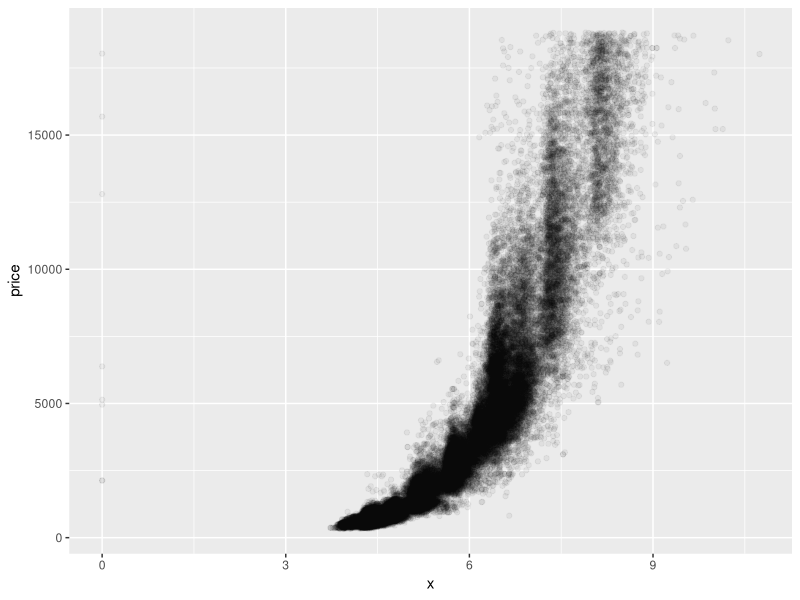
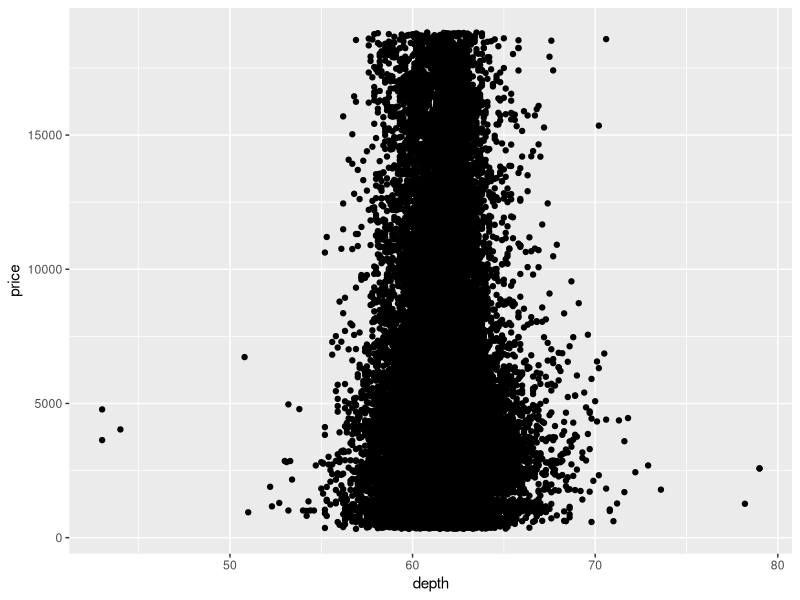
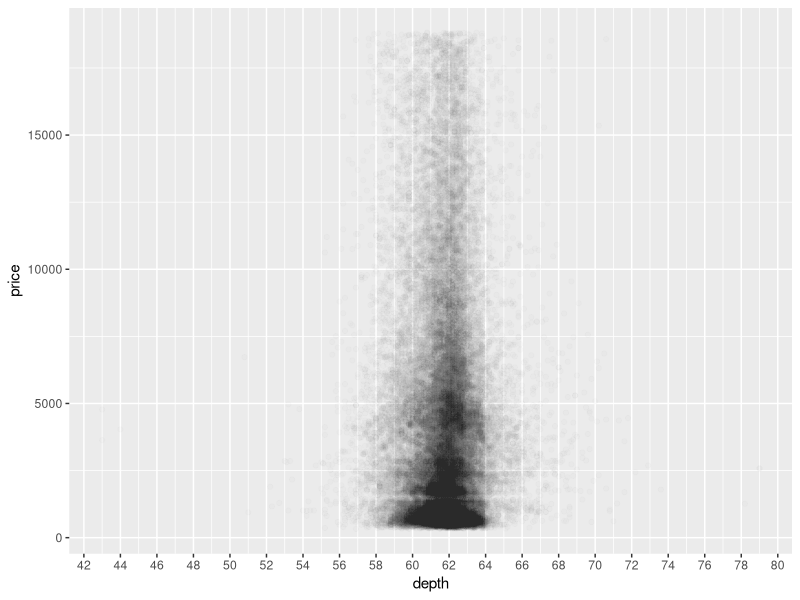
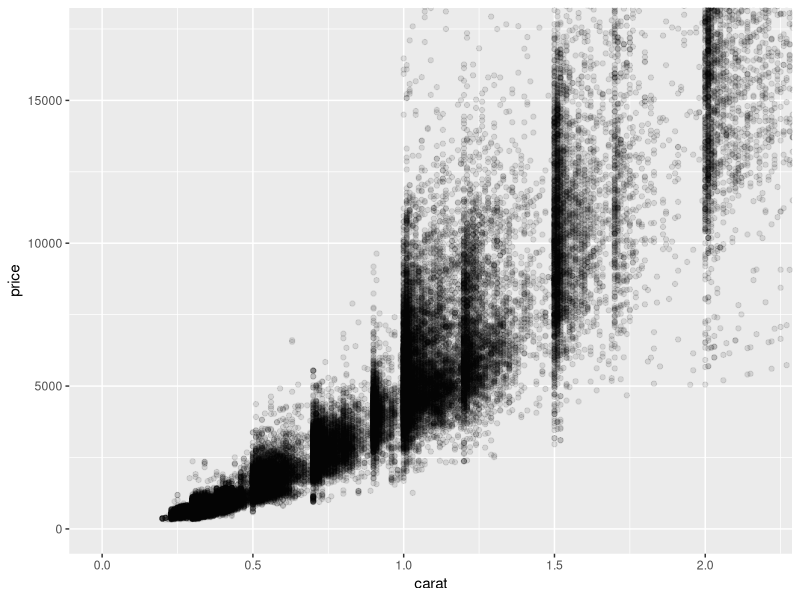
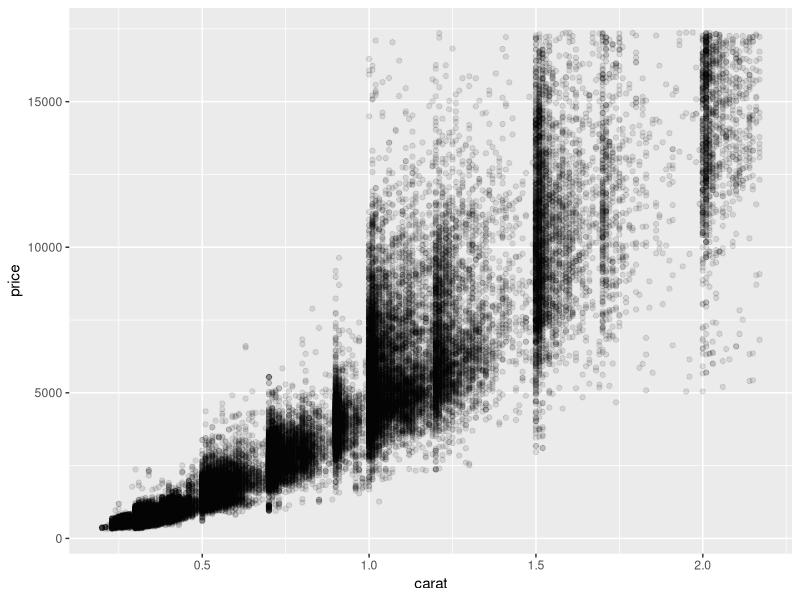
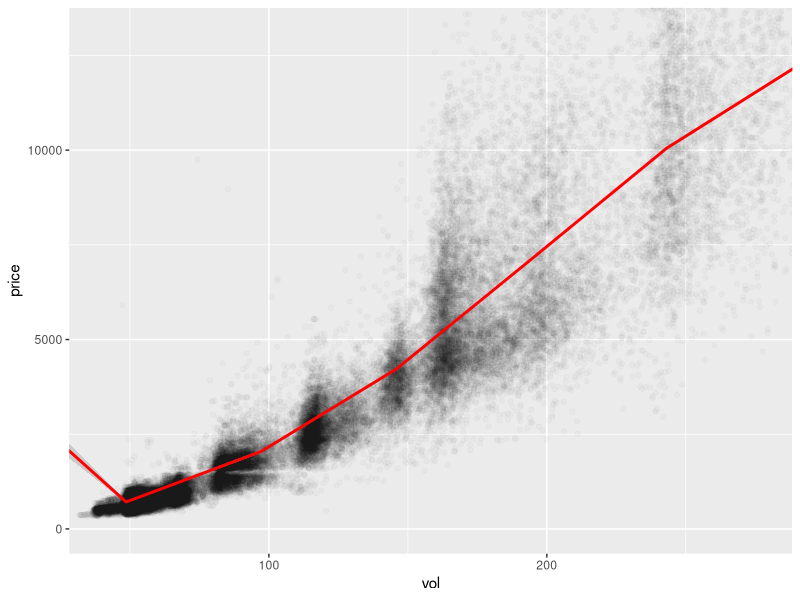
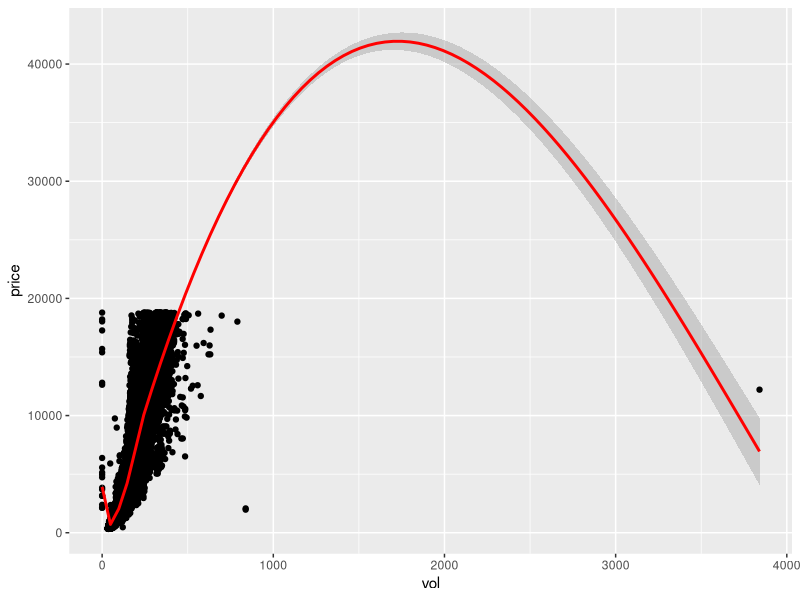
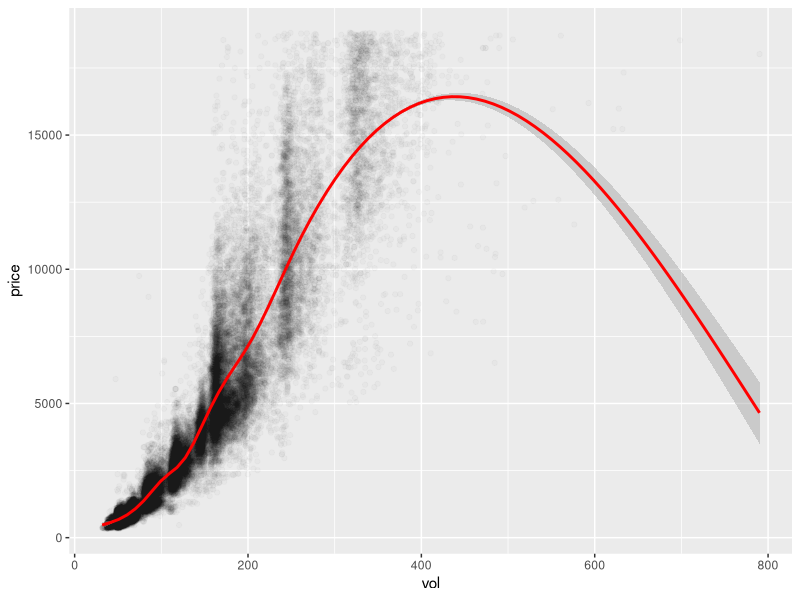

Generate these figures, in order, with R: (Note: this script raises an error after producing the figures.)
## ---- chunk 1
# You need to run these commands each time you launch RStudio to access the diamonds data set. RStudio won't remember which packages and data sets you loaded unless you change your preferences or save your workspace. 
setwd("~/Desktop/Nanodegrees/Data Analyst/Task 4/Data Analysis with R/Explore Two Variables/Files/")
library(ggplot2) # must load the ggplot package first 
data(diamonds) # loads the diamonds data set since it comes with the ggplot package 
#summary(diamonds)

ggplot(aes(x, price), data = diamonds) +
  geom_point(alpha = 0.05)
## ---- chunk 2
# Betwen price and x
with(diamonds, cor.test(price, x, method = 'pearson'))

# Betwen price and y
with(diamonds, cor.test(price, y, method = 'pearson'))

# Betwen price and z
with(diamonds, cor.test(price, z, method = 'pearson'))
## ---- chunk 3
names(diamonds)

ggplot(aes(x = depth, y = price), data = diamonds) +
  geom_point()
## ---- chunk 4
ggplot(aes(x = depth, y = price), data = diamonds) +
  geom_point(alpha = 0.01) + 
  scale_x_continuous(breaks = seq(0,80,2))
## ---- chunk 5
# Correlation of depth vs price
with(diamonds, cor.test(depth, price, method = 'pearson'))
## ---- chunk 6
ggplot(aes(carat, price), data = diamonds) +
  geom_point(alpha = 0.1) +
  coord_cartesian(xlim = c(0, quantile(diamonds$carat, 0.99)),
                  ylim = c(0, quantile(diamonds$price, 0.99)))

ggplot(aes(x = carat, y = price), 
       data = subset(diamonds, diamonds$price < quantile(diamonds$price, 0.99) &
                       diamonds$carat < quantile(diamonds$carat, 0.99))) + 
  geom_point(alpha = 0.1)
## ---- chunk 7
# Volume variable
diamonds$vol <- (diamonds$x * diamonds$y) * diamonds$z

ggplot(aes(x = vol, y = price),
       data = diamonds) + 
  geom_point(alpha = 0.02) +
  coord_cartesian(xlim = c(40, quantile(diamonds$vol, 0.95)),
                  ylim = c(0, quantile(diamonds$price, 0.95))) +
  geom_smooth(color = 'red')

ggplot(aes(x = vol, y = price),
       data = diamonds) + 
  geom_point() +
  geom_smooth(color = 'red')
## ---- chunk 8
with(subset(diamonds, vol > 0 & vol < 800), cor.test(vol, price))
## ---- chunk 9
ggplot(aes(x = vol, y = price),
       data = subset(diamonds,
                     diamonds$vol < 800 & diamonds$vol > 0)) + 
  geom_point(alpha = 0.02) +
  geom_smooth(color = 'red') 

## ---- chunk 10
library(dplyr)

diamondsByClarity <- diamonds %>%
  group_by(clarity) %>%
  summarise(mean_price = mean(price),
            median_price = median(price),
            min_price = min(price),
            max_price = max(price),
            n = n())
head(diamondsByClarity)
  
## ---- chunk 11
library(gridExtra)

## Summary data frames with mean price by clarity and color
diamonds_by_clarity <- group_by(diamonds, clarity)
diamonds_mp_by_clarity <- summarise(diamonds_by_clarity, mean_price = mean(price))

diamonds_by_color <- group_by(diamonds, color)
diamonds_mp_by_color <- summarise(diamonds_by_color, mean_price = mean(price))

diamonds_by_cut <- group_by(diamonds, cut)
diamonds_mp_by_cut <- summarise(diamonds_by_cut, mean_price = mean(price))

head(diamonds_mp_by_color)
head(diamonds_mp_by_clarity)

## Creating bar plots
p1 <- ggplot(aes(color, mean_price), data=diamonds_mp_by_color) +
  geom_bar(stat='identity')

p2 <- ggplot(aes(clarity, mean_price), data = diamonds_mp_by_clarity) +
  geom_bar(stat='identity')

p3 <- ggplot(aes(cut, mean_price), data = diamonds_mp_by_cut) +
  geom_bar(stat='identity')

grid.arrange(p1, p2, p3)

## ---- chunk 12
library(tidyr)
library(dplyr)
library(ggplot2)
library(gridExtra)
list.files()

# Reading excel file into studio
library('rio')
gdp = import('indicatorwdigdp_percapita_growth.xlsx')
invest = import('Investment.xlsx')

# Tidying data. GDI stands for Gross Domestic Investment
gdp = gather(gdp, "year", "GDP", 2:53)
invest = gather(invest, "year", "GDI", 2:53)

# Changing column names in both
colnames(gdp) <- c("country","year","GDP")
colnames(invest) <- c("country","year","GDI")

# Merging datasets by year
data <- merge(gdp, invest, by = c("country","year"))
data <- filter(data, !is.na(data$GDI))
data <- filter(data, !is.na(data$GDP))

# Seeing the correlation
with(data, cor.test(GDP, GDI))

# Plotting a scatter plot
ggplot(aes(x = GDI, y = GDP), data = data) +
  geom_point(alpha = 0.2) +
  geom_smooth()

# Understanding how the mean and median of GDP and GDI varies with countries
data.country_by_gdi <- data %>%
  group_by(country) %>%
  summarise(gdi_mean = mean(GDI),
            gdi_median = median(GDI),
            gdp_mean = mean(GDP),
            gdp_median = median(GDP),
            n = n()) %>%
  arrange(country)

p1 <- ggplot(aes(x = gdp_mean, y = gdi_mean),
       data = data.country_by_gdi) +
  geom_line()

p2 <- ggplot(aes(x = gdp_median, y = gdi_median),
       data = data.country_by_gdi) +
  geom_line()

grid.arrange(p1,p2, ncol = 1)

# Plotting a more in depth scatter plot, with a line plot overlayed
ggplot(aes(x = gdi_mean, y = gdp_mean), data = data.country_by_gdi) +
  geom_point(alpha = 0.2) +
  geom_line(stat = 'summary', fun.y = quantile, fun.args = list(probs = .1),
            linetype = 2, color = 'red') + 
  geom_smooth()

